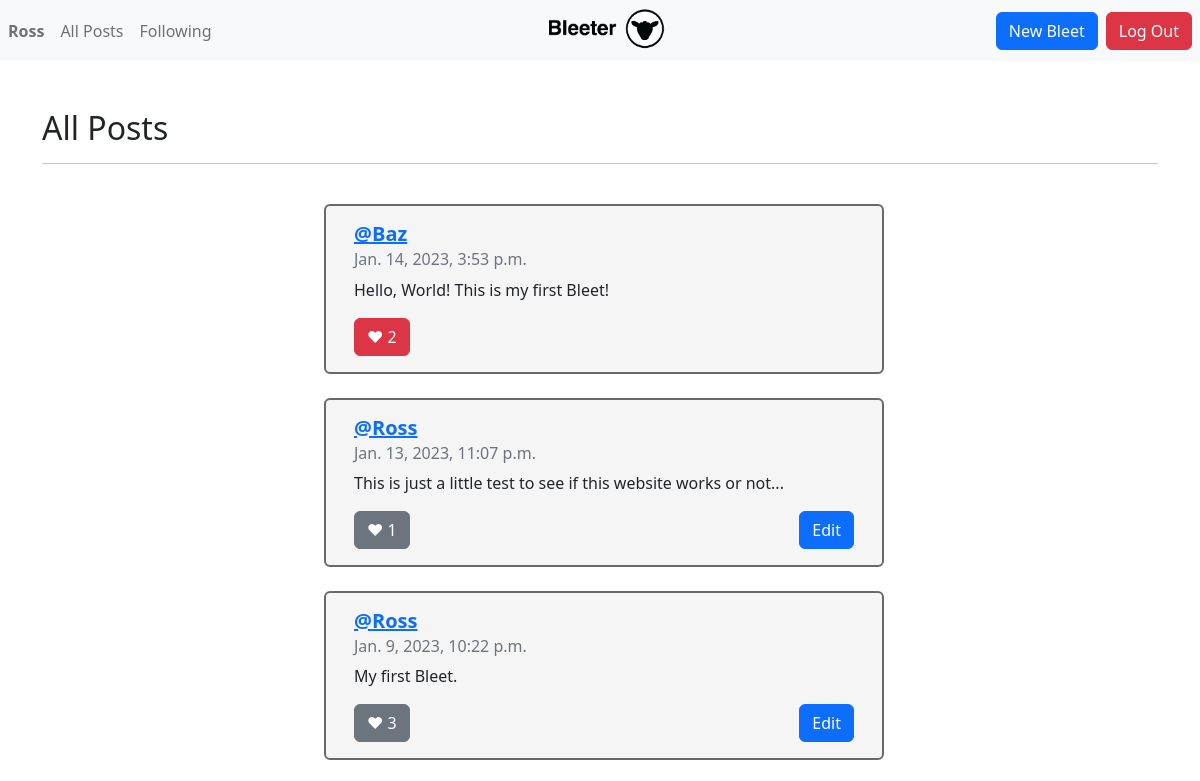
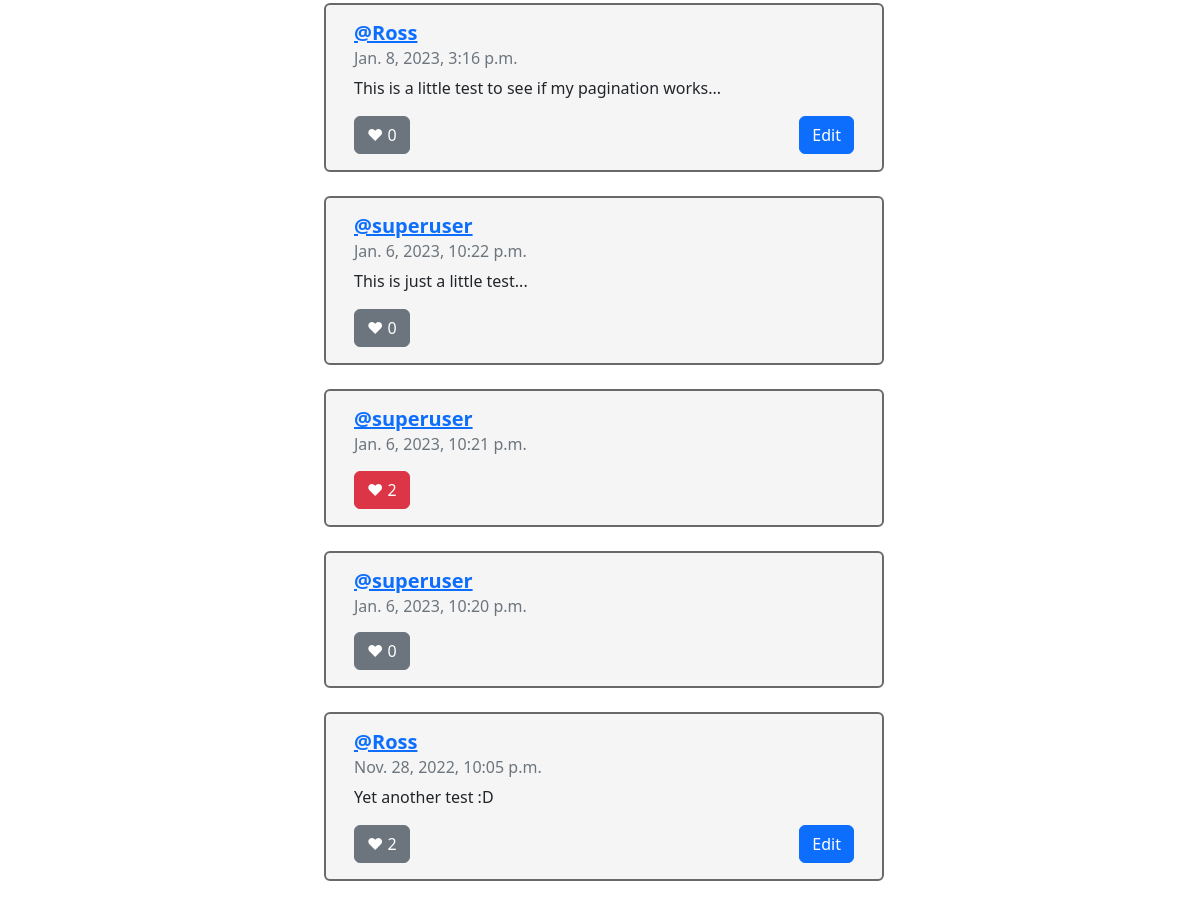
Before: /allPosts (signed in, upper part) with the older database file (2 pictures, top to bottom).
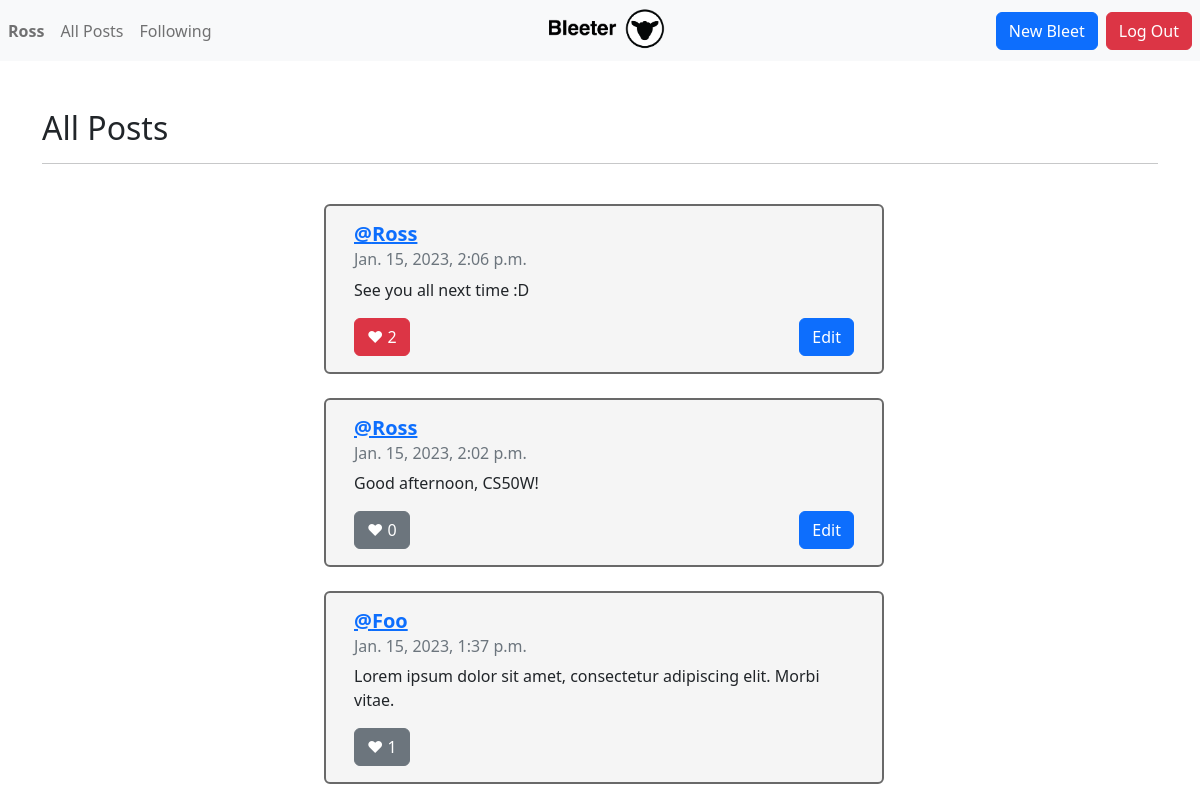
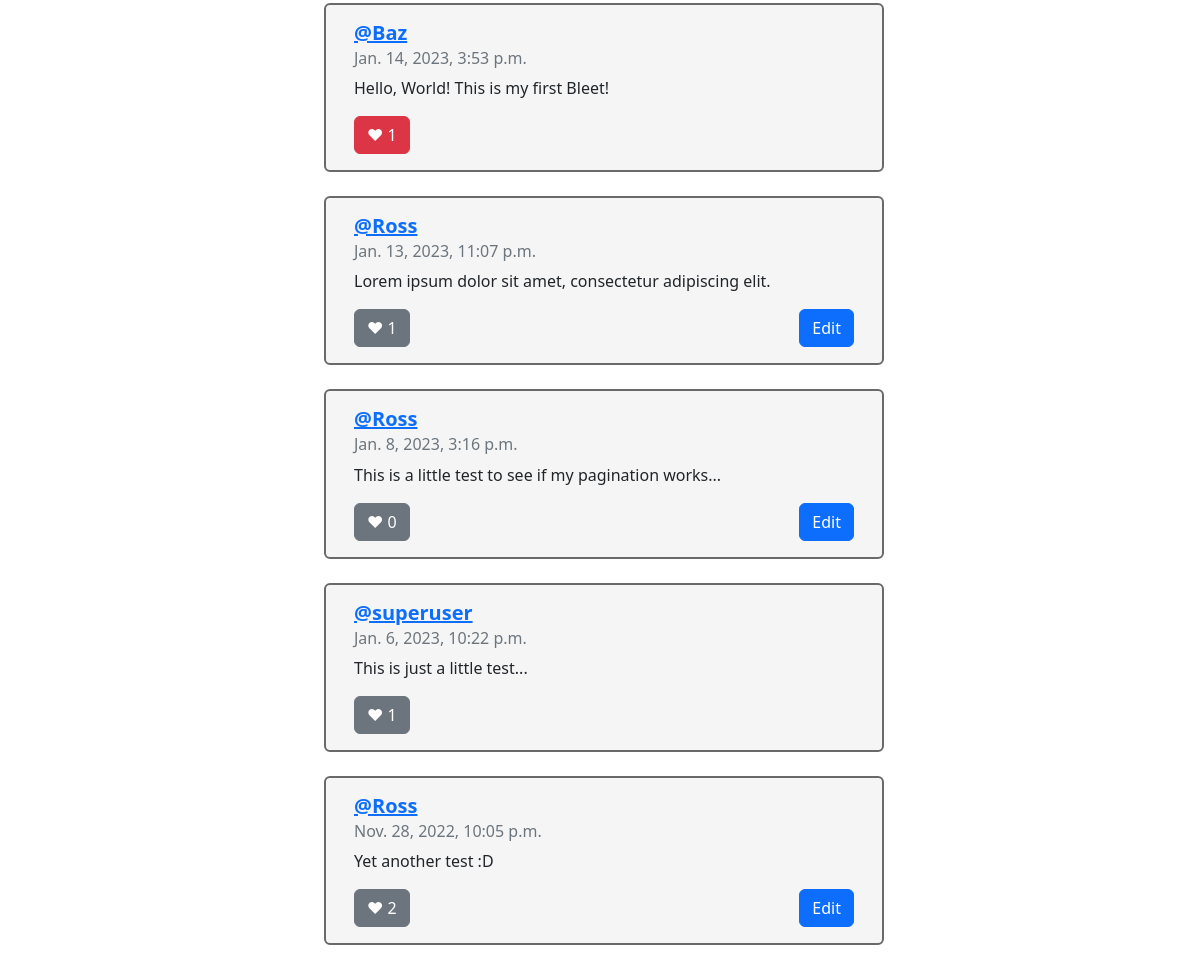
After: the same page with the newer database file (2 pictures, top to bottom).
### network/models.py (models this page shows, shortened)
class Tweet(models.Model):
    author = models.ForeignKey(User, on_delete=models.CASCADE)
    tweetText = models.CharField(max_length=255)
    posted = models.DateTimeField(auto_now_add=True)
    like = models.ManyToManyField(User, blank=True, related_name="likes")

class User(AbstractUser):
    pass

### network/views.py (the view)
# urls.py: path("allPosts", views.allPosts, name="allPosts"),
@login_required(redirect_field_name='my_redirect_field')
def allPosts(request):
    tweets = Tweet.objects.all().order_by('-posted')
    paginator = Paginator(tweets, 10)
    page_number = request.GET.get('page')
    page_obj = paginator.get_page(page_number)
    return render(request, "network/allPosts.html", {
        "page_obj": page_obj
    })

### network/templates/network/allPosts.html (shortened to what this page needs)
{% extends "network/layout.html" %}
{% block body %}
<br>
<h2>All Posts</h2>
<hr>
<br>
<div class="container">
   {% for tweet in page_obj %}
   <div class="row justify-content-center mb-4">
      <div class="ms-2 card" style="width: 35rem" data-id="{{tweet.id}}";>
         <div class="card-body rounded">
            <h5 class="card-title"><a href="{% url 'profile' user_id=tweet.author.id%}"><b>@{{ tweet.author}}</b></h5></a>
            <h6 class="card-subtitle mb-2 text-muted">{{tweet.posted}}</h6>
            <p class="card-text" id="tweetText">{{tweet.tweetText}}</p>
            {% if user.username in tweet.like.all|stringformat:'s' %}
            <button class="btn btn-danger float-left" id="foo">&hearts;&nbsp;<span id="number">{{ tweet.like.all.count }}</span></button>
            {% else %}
            <button class="btn btn-secondary float-left" id="foo">&hearts;&nbsp;<span id="number">{{ tweet.like.all.count }}</span></button>
            {% endif %}
            {% if user.username == tweet.author|stringformat:'s' %}
            <button class="btn btn-primary float-end edit" id="edit">  Edit</button>
            {% endif %}
         </div>
      </div>
      <br>
   </div>
   {% endfor %}
   <br>
   {% endblock %}

Changed rows visible on the page:
removed Tweet: author "Ross", posted "Jan. 9, 2023, 10:22 p.m.", tweetText "My first Bleet.", like.all.count "3", shows "Edit"
removed Tweet: author "superuser", posted "Jan. 6, 2023, 10:21 p.m.", like.all.count "2"
removed Tweet: author "superuser", posted "Jan. 6, 2023, 10:20 p.m.", like.all.count "0"
added Tweet: author "Ross", posted "Jan. 15, 2023, 2:06 p.m.", tweetText "See you all next time :D", like.all.count "2", shows "Edit"
added Tweet: author "Ross", posted "Jan. 15, 2023, 2:02 p.m.", tweetText "Good afternoon, CS50W!", like.all.count "0", shows "Edit"
added Tweet: author "Foo", posted "Jan. 15, 2023, 1:37 p.m.", tweetText "Lorem ipsum dolor sit amet, consectetur adipiscing elit. Morbi vitae.", like.all.count "1"
computed for Tweet "Jan. 14, 2023, 3:53 p.m.": like.all.count "2" → "1"
changed Tweet: tweetText "This is just a little test to see if this website works or not..." → "Lorem ipsum dolor sit amet, consectetur adipiscing elit."
computed for Tweet "Jan. 6, 2023, 10:22 p.m.": like.all.count "0" → "1"
